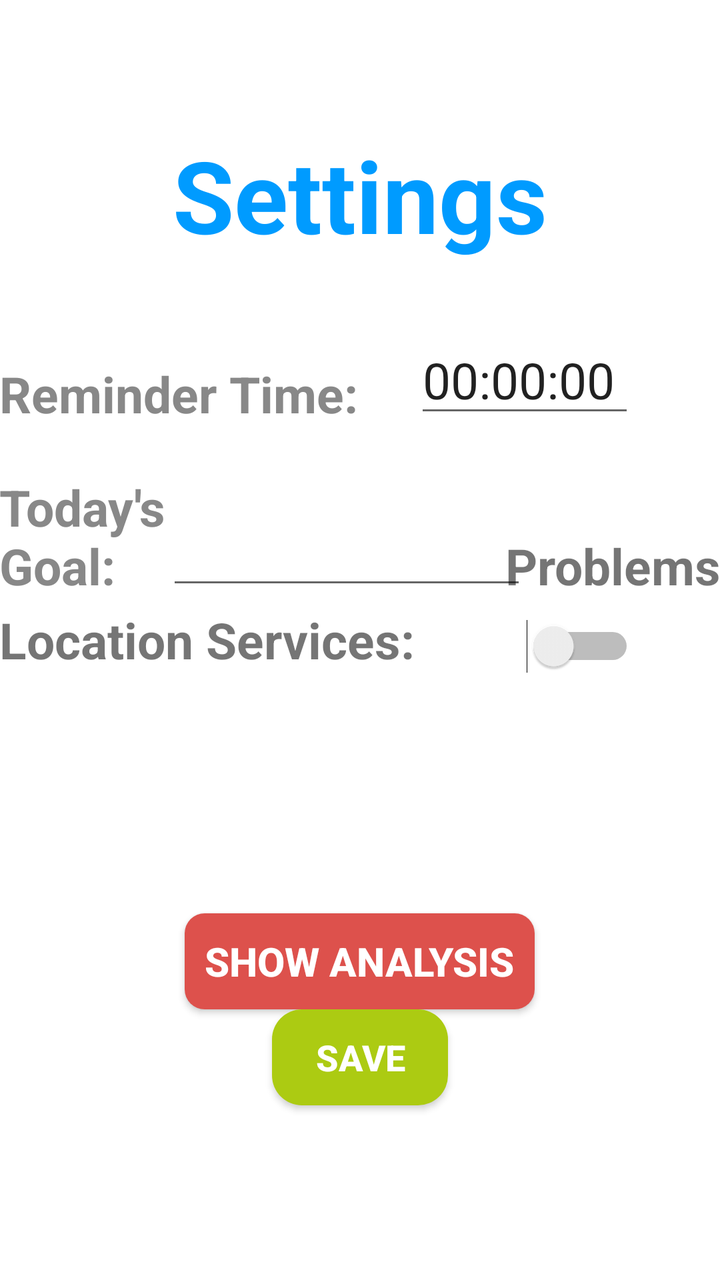
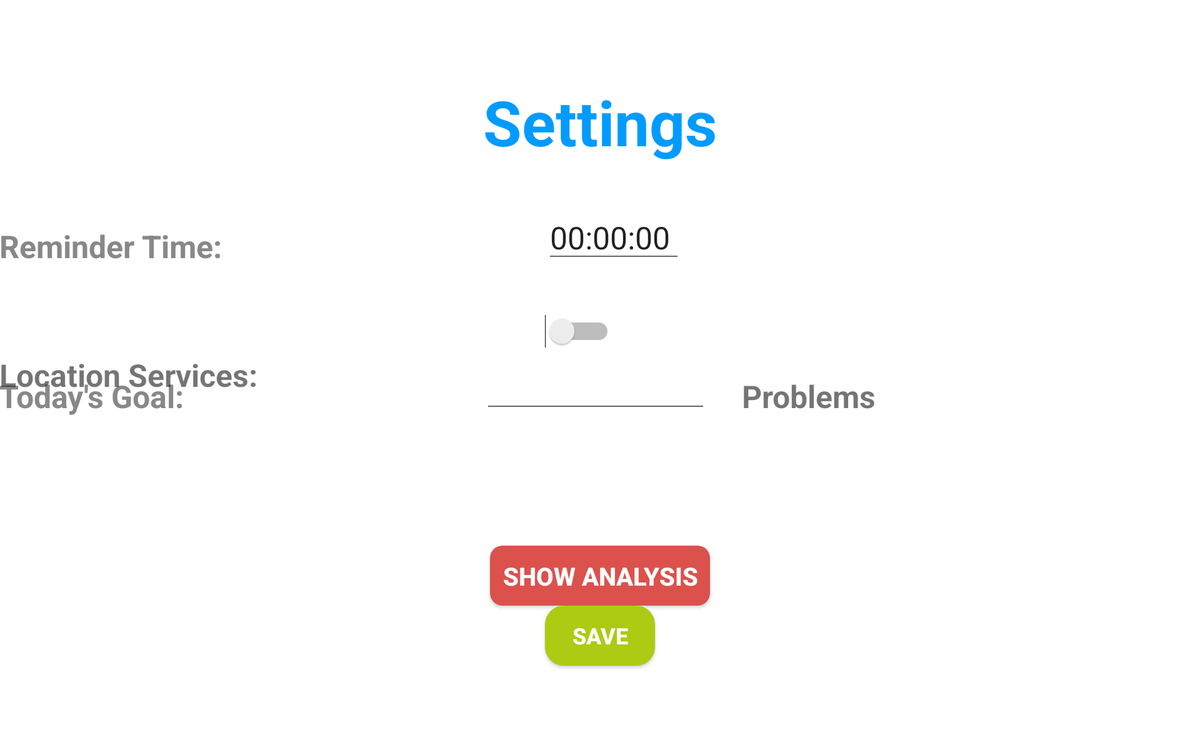

Compare how this app lays out the same screen by default and in its alternative resource folder. The renders come first, then the two layout files and the values they reference.
<!-- AndroidManifest.xml: application theme FullscreenTheme -->
<!-- res/layout/content_setting.xml -->
<?xml version="1.0" encoding="utf-8"?>

<RelativeLayout xmlns:android="http://schemas.android.com/apk/res/android"
    xmlns:app="http://schemas.android.com/apk/res-auto"
    xmlns:tools="http://schemas.android.com/tools"
    android:layout_width="match_parent"
    android:layout_height="match_parent"
    android:paddingBottom="@dimen/activity_vertical_margin"
    android:paddingLeft="@dimen/activity_horizontal_margin"
    android:paddingRight="@dimen/activity_horizontal_margin"
    android:paddingTop="@dimen/activity_vertical_margin"
    app:layout_behavior="@string/appbar_scrolling_view_behavior"
    tools:context=".ui.UI_SettingActivity"
    tools:showIn="@layout/activity_setting">
        <TextView
            android:layout_width="wrap_content"
            android:layout_height="wrap_content"
            android:textAppearance="?android:attr/textAppearanceLarge"
            android:text="@string/tvSettingString"

            android:textSize="50sp"
            android:textStyle="bold"
            android:textColor="#009bff"
            android:id="@+id/tvSetting"
            android:layout_marginTop="64dp"
            android:layout_alignParentTop="true"
            android:layout_centerHorizontal="true" />

        <TextView
            android:layout_width="wrap_content"
            android:layout_height="wrap_content"
            android:textSize="25sp"
            android:textAppearance="?android:attr/textAppearanceLarge"
            android:text="@string/tvTodayGoalString"
            android:textStyle="bold"
            android:textColor="#888888"
            android:id="@+id/tvMPSL"
            android:layout_above="@+id/switchLocation"
            android:layout_marginBottom="10dp"
            android:layout_toStartOf="@+id/bShowAnalysis" />

        <EditText
            android:layout_width="180dp"
            android:layout_height="wrap_content"
            android:id="@+id/etProblemNo"
            android:inputType="number"
            android:layout_alignBottom="@+id/tvMPSL"
            android:layout_toStartOf="@+id/switchLocation" />

        <TextView
            android:layout_width="wrap_content"
            android:layout_height="wrap_content"
            android:layout_marginLeft="20dp"
            android:text="@string/tvProblemsString"
            android:textSize="25sp"
            android:textStyle="bold"
            android:id="@+id/tvProblems"
            android:layout_alignBottom="@+id/tvMPSL"
            android:layout_alignEnd="@+id/tvMPSD" />

    <TextView
        android:layout_width="match_parent"
        android:layout_height="wrap_content"
        android:text="@string/tvReminderTimeString"
        android:textStyle="bold"
        android:textSize="25sp"
        android:textColor="#888888"
        android:layout_marginTop="180dp"
        android:id="@+id/tvMPSD"

        android:layout_alignParentStart="true"
     />

    <EditText
        android:layout_width="110dp"
        android:layout_height="wrap_content"
        android:inputType="time"
        android:text="@string/etRemindTimeString"
        android:textSize="25sp"
        android:ems="10"
        android:id="@+id/etMPSdate"
        android:layout_alignBottom="@+id/tvMPSD"
        android:layout_toEndOf="@+id/tvETF" />

    <TextView
        android:layout_width="wrap_content"
        android:layout_height="wrap_content"
        android:text="@string/tvLocationString"
        android:textSize="25sp"
        android:textStyle="bold"
        android:id="@+id/tvETF"
        android:layout_marginTop="50dp"
        android:layout_centerVertical="true"
        android:layout_alignParentStart="true" />

    <Switch
        android:layout_width="wrap_content"
        android:layout_height="wrap_content"
        android:id="@+id/switchLocation"
        android:scrollbarStyle="outsideOverlay"
        android:checked="false"
        android:layout_alignBottom="@+id/tvETF"
        android:layout_alignEnd="@+id/etMPSdate" />

    <Button
        android:layout_width="wrap_content"
        android:layout_height="wrap_content"
        android:text="@string/bSaveString"
        android:textSize="18sp"
        android:textColor="#ffffff"
        android:textStyle="bold"
        android:background="@drawable/button_test"
        android:id="@+id/bSave"
        android:onClick="onSave"
        android:layout_below="@+id/bShowAnalysis"
        android:layout_centerHorizontal="true"
        android:layout_marginTop="@dimen/activity_vertical_margin"/>

    <Button
        android:layout_width="wrap_content"
        android:layout_height="wrap_content"
        android:text="@string/bShowAnalysisString"
        android:textSize="20sp"
        android:textStyle="bold"
        android:textColor="#ffffff"
        android:id="@+id/bShowAnalysis"
        android:onClick="onShowAnalysis"
        android:background="@drawable/button_nalysis"
        android:layout_below="@+id/switchLocation"
        android:layout_centerHorizontal="true"
        android:layout_marginTop="120dp" />


</RelativeLayout>
<!-- res/layout/activity_setting.xml (included above) -->
<?xml version="1.0" encoding="utf-8"?>

<android.support.design.widget.CoordinatorLayout xmlns:android="http://schemas.android.com/apk/res/android"
    xmlns:app="http://schemas.android.com/apk/res-auto"
    xmlns:tools="http://schemas.android.com/tools"
    android:layout_width="match_parent"
    android:layout_height="match_parent"
    android:fitsSystemWindows="true"
    tools:context=".ui.UI_SettingActivity">

    <android.support.design.widget.AppBarLayout
        android:layout_width="match_parent"
        android:layout_height="wrap_content"
        android:theme="@style/AppTheme.AppBarOverlay">
    </android.support.design.widget.AppBarLayout>

    <include layout="@layout/content_setting" />


</android.support.design.widget.CoordinatorLayout>
<!-- resources referenced by this layout -->
<resources>
  <!-- drawable button_nalysis (drawable) -->
  <?xml version="1.0" encoding="utf-8"?>
  
  
  <shape xmlns:android="http://schemas.android.com/apk/res/android"
      android:shape="rectangle"
  
      >
  
      <solid android:color="#dd514c" />
  
      <corners android:radius="10dip" />
  
  
      <padding
          android:left="10dp"
          android:top="10dp"
          android:right="10dp"
          android:bottom="10dp"
          />
  
  </shape>
  <!-- drawable button_test (drawable) -->
  <?xml version="1.0" encoding="utf-8"?>
  
      <shape xmlns:android="http://schemas.android.com/apk/res/android"
          android:shape="rectangle"
          >
  
      <solid android:color="#accb12" />
  
      <corners android:radius="15dip" />
  
  
  
      <padding
          android:left="10dp"
          android:top="10dp"
          android:right="10dp"
          android:bottom="10dp"
          />
  
  </shape>
  <string name="bSaveString">Save</string>
  <string name="bShowAnalysisString">SHOW ANALYSIS</string>
  <string name="etRemindTimeString">00:00:00</string>
  <string name="tvLocationString">Location Services:</string>
  <string name="tvProblemsString">Problems</string>
  <string name="tvReminderTimeString">Reminder Time:</string>
  <string name="tvSettingString">Settings</string>
  <string name="tvTodayGoalString">Today\'s Goal:</string>
  <style name="AppTheme.AppBarOverlay" parent="ThemeOverlay.AppCompat.Dark.ActionBar" />
  <style name="FullscreenTheme" parent="AppTheme">
          <item name="android:actionBarStyle">@style/FullscreenActionBarStyle</item>
          <item name="android:windowActionBarOverlay">true</item>
          <item name="android:windowBackground">@null</item>
          <item name="metaButtonBarStyle">?android:attr/buttonBarStyle</item>
          <item name="metaButtonBarButtonStyle">?android:attr/buttonBarButtonStyle</item>
      </style>
  <style name="AppTheme" parent="Theme.AppCompat.Light.DarkActionBar">
          
          <item name="colorPrimary">@color/colorPrimary</item>
          <item name="colorPrimaryDark">@color/colorPrimaryDark</item>
          <item name="colorAccent">@color/colorAccent</item>
      </style>
  <style name="FullscreenActionBarStyle" parent="Widget.AppCompat.ActionBar">
          <item name="android:background">@color/black_overlay</item>
      </style>
  <color name="colorPrimary">#3F51B5</color>
  <color name="colorPrimaryDark">#303F9F</color>
  <color name="colorAccent">#FF4081</color>
  <color name="black_overlay">#66000000</color>
</resources>
<!-- res/layout-large-land/content_setting.xml (the repository's variant of the layout above) -->
<!-- drawn on a 7-inch tablet turned sideways -->
<?xml version="1.0" encoding="utf-8"?>

<RelativeLayout xmlns:android="http://schemas.android.com/apk/res/android"
    xmlns:app="http://schemas.android.com/apk/res-auto"
    xmlns:tools="http://schemas.android.com/tools"
    android:layout_width="match_parent"
    android:layout_height="match_parent"
    android:paddingBottom="@dimen/activity_vertical_margin"
    android:paddingLeft="@dimen/activity_horizontal_margin"
    android:paddingRight="@dimen/activity_horizontal_margin"
    android:paddingTop="@dimen/activity_vertical_margin"
    app:layout_behavior="@string/appbar_scrolling_view_behavior"
    tools:context=".ui.UI_SettingActivity"
    tools:showIn="@layout/activity_setting">
        <TextView
            android:layout_width="wrap_content"
            android:layout_height="wrap_content"
            android:textAppearance="?android:attr/textAppearanceLarge"
            android:text="@string/tvSettingString"

            android:textSize="50sp"
            android:textStyle="bold"
            android:textColor="#009bff"
            android:id="@+id/tvSetting"
            android:layout_marginTop="64dp"
            android:layout_alignParentTop="true"
            android:layout_centerHorizontal="true" />

        <TextView
            android:layout_width="wrap_content"
            android:layout_height="wrap_content"
            android:textSize="25sp"
            android:layout_marginTop="300dp"
            android:textAppearance="?android:attr/textAppearanceLarge"
            android:text="@string/tvTodayGoalString"
            android:textStyle="bold"
            android:textColor="#888888"
            android:id="@+id/tvMPSL"
            android:layout_alignParentStart="true"
            />

        <EditText
            android:layout_width="180dp"
            android:layout_height="wrap_content"
            android:id="@+id/etProblemNo"
            android:layout_toRightOf="@id/tvMPSL"
            android:layout_alignBottom="@id/tvMPSL"
            android:inputType="number"
            android:layout_above="@+id/tvETF"
            android:layout_alignStart="@+id/tvSetting" />

        <TextView
            android:layout_width="wrap_content"
            android:layout_height="wrap_content"
            android:layout_marginLeft="20dp"
            android:text="@string/tvProblemsString"
            android:textSize="25sp"
            android:textStyle="bold"
            android:id="@+id/tvProblems"
            android:layout_alignBottom="@+id/etProblemNo"
            android:layout_toEndOf="@+id/tvSetting" />

    <TextView
        android:layout_width="match_parent"
        android:layout_height="wrap_content"
        android:text="@string/tvReminderTimeString"
        android:textStyle="bold"
        android:textSize="25sp"
        android:textColor="#888888"
        android:layout_marginTop="180dp"
        android:id="@+id/tvMPSD"

        android:layout_alignParentStart="true"
     />

    <EditText
        android:layout_width="110dp"
        android:layout_height="wrap_content"
        android:inputType="time"
        android:text="@string/etRemindTimeString"
        android:textSize="25sp"
        android:ems="10"
        android:id="@+id/etMPSdate"
        android:layout_alignBottom="@+id/tvMPSD"
        android:layout_alignStart="@+id/switchLocation" />

    <TextView
        android:layout_width="wrap_content"
        android:layout_height="wrap_content"
        android:text="@string/tvLocationString"
        android:textSize="25sp"
        android:textStyle="bold"
        android:id="@+id/tvETF"
        android:layout_centerVertical="true"
        android:layout_alignStart="@+id/tvMPSL"
        android:layout_marginTop="100dp" />

    <Switch
        android:layout_width="wrap_content"
        android:layout_height="wrap_content"
        android:id="@+id/switchLocation"
        android:scrollbarStyle="outsideOverlay"
        android:checked="false"
        android:layout_alignBottom="@+id/tvETF"
        android:layout_below="@+id/etMPSdate"
        android:layout_alignStart="@+id/bSave" />

    <Button
        android:layout_width="wrap_content"
        android:layout_height="wrap_content"
        android:text="@string/bSaveString"
        android:textSize="18sp"
        android:textColor="#ffffff"
        android:textStyle="bold"
        android:background="@drawable/button_test"
        android:id="@+id/bSave"
        android:onClick="onSave"
        android:layout_below="@+id/bShowAnalysis"
        android:layout_centerHorizontal="true"
        android:layout_marginTop="@dimen/activity_vertical_margin"/>

    <Button
        android:layout_width="wrap_content"
        android:layout_height="wrap_content"
        android:text="@string/bShowAnalysisString"
        android:textSize="20sp"
        android:textStyle="bold"
        android:textColor="#ffffff"
        android:id="@+id/bShowAnalysis"
        android:onClick="onShowAnalysis"
        android:background="@drawable/button_nalysis"
        android:layout_below="@+id/switchLocation"
        android:layout_centerHorizontal="true"
        android:layout_marginTop="120dp" />


</RelativeLayout>
<!-- res/layout/content_setting.xml (included above) -->
<?xml version="1.0" encoding="utf-8"?>

<RelativeLayout xmlns:android="http://schemas.android.com/apk/res/android"
    xmlns:app="http://schemas.android.com/apk/res-auto"
    xmlns:tools="http://schemas.android.com/tools"
    android:layout_width="match_parent"
    android:layout_height="match_parent"
    android:paddingBottom="@dimen/activity_vertical_margin"
    android:paddingLeft="@dimen/activity_horizontal_margin"
    android:paddingRight="@dimen/activity_horizontal_margin"
    android:paddingTop="@dimen/activity_vertical_margin"
    app:layout_behavior="@string/appbar_scrolling_view_behavior"
    tools:context=".ui.UI_SettingActivity"
    tools:showIn="@layout/activity_setting">
        <TextView
            android:layout_width="wrap_content"
            android:layout_height="wrap_content"
            android:textAppearance="?android:attr/textAppearanceLarge"
            android:text="@string/tvSettingString"

            android:textSize="50sp"
            android:textStyle="bold"
            android:textColor="#009bff"
            android:id="@+id/tvSetting"
            android:layout_marginTop="64dp"
            android:layout_alignParentTop="true"
            android:layout_centerHorizontal="true" />

        <TextView
            android:layout_width="wrap_content"
            android:layout_height="wrap_content"
            android:textSize="25sp"
            android:textAppearance="?android:attr/textAppearanceLarge"
            android:text="@string/tvTodayGoalString"
            android:textStyle="bold"
            android:textColor="#888888"
            android:id="@+id/tvMPSL"
            android:layout_above="@+id/switchLocation"
            android:layout_marginBottom="10dp"
            android:layout_toStartOf="@+id/bShowAnalysis" />

        <EditText
            android:layout_width="180dp"
            android:layout_height="wrap_content"
            android:id="@+id/etProblemNo"
            android:inputType="number"
            android:layout_alignBottom="@+id/tvMPSL"
            android:layout_toStartOf="@+id/switchLocation" />

        <TextView
            android:layout_width="wrap_content"
            android:layout_height="wrap_content"
            android:layout_marginLeft="20dp"
            android:text="@string/tvProblemsString"
            android:textSize="25sp"
            android:textStyle="bold"
            android:id="@+id/tvProblems"
            android:layout_alignBottom="@+id/tvMPSL"
            android:layout_alignEnd="@+id/tvMPSD" />

    <TextView
        android:layout_width="match_parent"
        android:layout_height="wrap_content"
        android:text="@string/tvReminderTimeString"
        android:textStyle="bold"
        android:textSize="25sp"
        android:textColor="#888888"
        android:layout_marginTop="180dp"
        android:id="@+id/tvMPSD"

        android:layout_alignParentStart="true"
     />

    <EditText
        android:layout_width="110dp"
        android:layout_height="wrap_content"
        android:inputType="time"
        android:text="@string/etRemindTimeString"
        android:textSize="25sp"
        android:ems="10"
        android:id="@+id/etMPSdate"
        android:layout_alignBottom="@+id/tvMPSD"
        android:layout_toEndOf="@+id/tvETF" />

    <TextView
        android:layout_width="wrap_content"
        android:layout_height="wrap_content"
        android:text="@string/tvLocationString"
        android:textSize="25sp"
        android:textStyle="bold"
        android:id="@+id/tvETF"
        android:layout_marginTop="50dp"
        android:layout_centerVertical="true"
        android:layout_alignParentStart="true" />

    <Switch
        android:layout_width="wrap_content"
        android:layout_height="wrap_content"
        android:id="@+id/switchLocation"
        android:scrollbarStyle="outsideOverlay"
        android:checked="false"
        android:layout_alignBottom="@+id/tvETF"
        android:layout_alignEnd="@+id/etMPSdate" />

    <Button
        android:layout_width="wrap_content"
        android:layout_height="wrap_content"
        android:text="@string/bSaveString"
        android:textSize="18sp"
        android:textColor="#ffffff"
        android:textStyle="bold"
        android:background="@drawable/button_test"
        android:id="@+id/bSave"
        android:onClick="onSave"
        android:layout_below="@+id/bShowAnalysis"
        android:layout_centerHorizontal="true"
        android:layout_marginTop="@dimen/activity_vertical_margin"/>

    <Button
        android:layout_width="wrap_content"
        android:layout_height="wrap_content"
        android:text="@string/bShowAnalysisString"
        android:textSize="20sp"
        android:textStyle="bold"
        android:textColor="#ffffff"
        android:id="@+id/bShowAnalysis"
        android:onClick="onShowAnalysis"
        android:background="@drawable/button_nalysis"
        android:layout_below="@+id/switchLocation"
        android:layout_centerHorizontal="true"
        android:layout_marginTop="120dp" />


</RelativeLayout>
